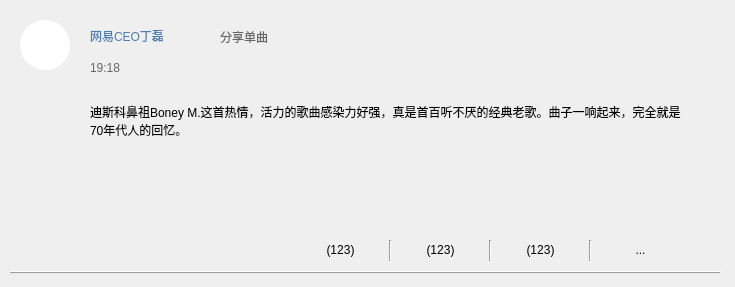
<?xml version="1.0" encoding="UTF-8"?>
<ui version="4.0">
 <class>TrendsClass</class>
 <widget class="QWidget" name="TrendsClass">
  <property name="geometry">
   <rect>
    <x>0</x>
    <y>0</y>
    <width>735</width>
    <height>287</height>
   </rect>
  </property>
  <property name="minimumSize">
   <size>
    <width>735</width>
    <height>287</height>
   </size>
  </property>
  <property name="maximumSize">
   <size>
    <width>735</width>
    <height>287</height>
   </size>
  </property>
  <property name="windowTitle">
   <string>Trends</string>
  </property>
  <property name="styleSheet">
   <string notr="true"/>
  </property>
  <widget class="QLabel" name="headLabel">
   <property name="geometry">
    <rect>
     <x>20</x>
     <y>20</y>
     <width>50</width>
     <height>50</height>
    </rect>
   </property>
   <property name="styleSheet">
    <string notr="true">background-color: rgb(255, 255, 255);
border-radius:25px;</string>
   </property>
   <property name="text">
    <string/>
   </property>
   <property name="pixmap">
    <pixmap>../../res/关注/head.png</pixmap>
   </property>
  </widget>
  <widget class="QLabel" name="userLabel">
   <property name="geometry">
    <rect>
     <x>90</x>
     <y>20</y>
     <width>121</width>
     <height>31</height>
    </rect>
   </property>
   <property name="styleSheet">
    <string notr="true">color: rgb(80, 125, 175);
font: 11pt &quot;Agency FB&quot;;</string>
   </property>
   <property name="text">
    <string>网易CEO丁磊</string>
   </property>
  </widget>
  <widget class="QLabel" name="label_3">
   <property name="geometry">
    <rect>
     <x>220</x>
     <y>26</y>
     <width>91</width>
     <height>21</height>
    </rect>
   </property>
   <property name="styleSheet">
    <string notr="true">color: #666666;
font: 10pt &quot;Agency FB&quot;;</string>
   </property>
   <property name="text">
    <string>分享单曲</string>
   </property>
  </widget>
  <widget class="QLabel" name="timeLabel">
   <property name="geometry">
    <rect>
     <x>90</x>
     <y>60</y>
     <width>201</width>
     <height>16</height>
    </rect>
   </property>
   <property name="styleSheet">
    <string notr="true">color: #666666;</string>
   </property>
   <property name="text">
    <string>19:18</string>
   </property>
  </widget>
  <widget class="QLabel" name="desLabel">
   <property name="geometry">
    <rect>
     <x>90</x>
     <y>90</y>
     <width>601</width>
     <height>61</height>
    </rect>
   </property>
   <property name="styleSheet">
    <string notr="true">font: 11pt &quot;微软雅黑&quot;;</string>
   </property>
   <property name="text">
    <string>迪斯科鼻祖Boney M.这首热情，活力的歌曲感染力好强，真是首百听不厌的经典老歌。曲子一响起来，完全就是70年代人的回忆。</string>
   </property>
   <property name="wordWrap">
    <bool>true</bool>
   </property>
  </widget>
  <widget class="QLabel" name="pngLabel">
   <property name="geometry">
    <rect>
     <x>90</x>
     <y>160</y>
     <width>594</width>
     <height>70</height>
    </rect>
   </property>
   <property name="text">
    <string/>
   </property>
   <property name="pixmap">
    <pixmap>../../res/关注/2.png</pixmap>
   </property>
  </widget>
  <widget class="Line" name="line">
   <property name="geometry">
    <rect>
     <x>10</x>
     <y>270</y>
     <width>711</width>
     <height>5</height>
    </rect>
   </property>
   <property name="focusPolicy">
    <enum>Qt::NoFocus</enum>
   </property>
   <property name="contextMenuPolicy">
    <enum>Qt::DefaultContextMenu</enum>
   </property>
   <property name="styleSheet">
    <string notr="true">background-color: rgb(235, 236, 237);</string>
   </property>
   <property name="frameShadow">
    <enum>QFrame::Raised</enum>
   </property>
   <property name="orientation">
    <enum>Qt::Horizontal</enum>
   </property>
  </widget>
  <widget class="QPushButton" name="likeBtn">
   <property name="geometry">
    <rect>
     <x>300</x>
     <y>240</y>
     <width>81</width>
     <height>20</height>
    </rect>
   </property>
   <property name="cursor">
    <cursorShape>PointingHandCursor</cursorShape>
   </property>
   <property name="styleSheet">
    <string notr="true">border-radius:10px;</string>
   </property>
   <property name="text">
    <string>(123)</string>
   </property>
   <property name="icon">
    <iconset>
     <normaloff>../../res/点赞.png</normaloff>
     <normalon>../../res/outline _ like.png</normalon>../../res/点赞.png</iconset>
   </property>
   <property name="checkable">
    <bool>true</bool>
   </property>
   <property name="checked">
    <bool>false</bool>
   </property>
  </widget>
  <widget class="Line" name="line_2">
   <property name="geometry">
    <rect>
     <x>380</x>
     <y>240</y>
     <width>20</width>
     <height>21</height>
    </rect>
   </property>
   <property name="orientation">
    <enum>Qt::Vertical</enum>
   </property>
  </widget>
  <widget class="QPushButton" name="shareBtn">
   <property name="geometry">
    <rect>
     <x>400</x>
     <y>240</y>
     <width>81</width>
     <height>20</height>
    </rect>
   </property>
   <property name="cursor">
    <cursorShape>PointingHandCursor</cursorShape>
   </property>
   <property name="styleSheet">
    <string notr="true">border-radius:10px;</string>
   </property>
   <property name="text">
    <string>(123)</string>
   </property>
   <property name="icon">
    <iconset>
     <normaloff>../../res/写入.png</normaloff>../../res/写入.png</iconset>
   </property>
   <property name="checkable">
    <bool>false</bool>
   </property>
  </widget>
  <widget class="Line" name="line_3">
   <property name="geometry">
    <rect>
     <x>480</x>
     <y>240</y>
     <width>20</width>
     <height>21</height>
    </rect>
   </property>
   <property name="orientation">
    <enum>Qt::Vertical</enum>
   </property>
  </widget>
  <widget class="QPushButton" name="commentBtn">
   <property name="geometry">
    <rect>
     <x>500</x>
     <y>240</y>
     <width>81</width>
     <height>20</height>
    </rect>
   </property>
   <property name="cursor">
    <cursorShape>PointingHandCursor</cursorShape>
   </property>
   <property name="styleSheet">
    <string notr="true">border-radius:10px;</string>
   </property>
   <property name="text">
    <string>(123)</string>
   </property>
   <property name="icon">
    <iconset>
     <normaloff>../../res/信息.png</normaloff>../../res/信息.png</iconset>
   </property>
   <property name="checkable">
    <bool>false</bool>
   </property>
  </widget>
  <widget class="Line" name="line_4">
   <property name="geometry">
    <rect>
     <x>580</x>
     <y>240</y>
     <width>20</width>
     <height>21</height>
    </rect>
   </property>
   <property name="orientation">
    <enum>Qt::Vertical</enum>
   </property>
  </widget>
  <widget class="QPushButton" name="pushButton_4">
   <property name="geometry">
    <rect>
     <x>600</x>
     <y>240</y>
     <width>81</width>
     <height>20</height>
    </rect>
   </property>
   <property name="cursor">
    <cursorShape>PointingHandCursor</cursorShape>
   </property>
   <property name="styleSheet">
    <string notr="true">border-radius:10px;</string>
   </property>
   <property name="text">
    <string>...</string>
   </property>
   <property name="checkable">
    <bool>false</bool>
   </property>
  </widget>
 </widget>
 <layoutdefault spacing="6" margin="11"/>
 <resources/>
 <connections/>
</ui>
